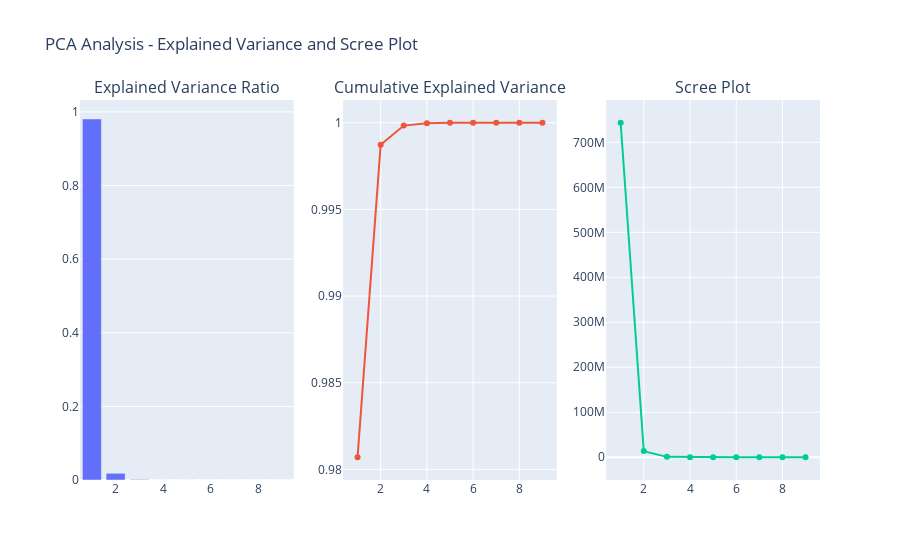

Source (notebook cell):
### Code cell
import pandas as pd
import plotly.express as px
from sklearn.decomposition import PCA
import plotly.graph_objects as go
from plotly.subplots import make_subplots
from scipy.stats import skew

# Assuming 'df' is your DataFrame with numerical columns
# Fill NaN values with the mean of each column
df_filled = df.fillna(df.mean())

# Standardize the data
pca_scaler = PCA()
df_standardized = pca_scaler.fit_transform(df_filled)

# Get the explained variance ratio
explained_variance_ratio = pca_scaler.explained_variance_ratio_

# Cumulative explained variance
cumulative_explained_variance = explained_variance_ratio.cumsum()

# Eigenvalues and eigenvectors
eigenvalues = pca_scaler.explained_variance_

# Calculate skewness for each principal component
skewness_values = [skew(df_standardized[:, i]) for i in range(df_standardized.shape[1])]

# Get the number of components
num_components = len(explained_variance_ratio)

# Create a DataFrame for the statistical results
statistical_results = pd.DataFrame({
    'Principal Component': range(1, num_components + 1),
    'Explained Variance Ratio': explained_variance_ratio,
    'Cumulative Explained Variance': cumulative_explained_variance,
    'Eigenvalue': eigenvalues,
    'Skewness': skewness_values
})

# Print statistical results
print("PCA Analysis Results:")
print(statistical_results)

# Plot the explained variance ratio, cumulative explained variance, and scree plot
fig = make_subplots(rows=1, cols=3, subplot_titles=("Explained Variance Ratio", "Cumulative Explained Variance", "Scree Plot"))

# Explained Variance Ratio
fig.add_trace(go.Bar(x=list(range(1, num_components + 1)), y=explained_variance_ratio, name='Explained Variance Ratio'), row=1, col=1)

# Cumulative Explained Variance
fig.add_trace(go.Scatter(x=list(range(1, num_components + 1)), y=cumulative_explained_variance, mode='lines+markers', name='Cumulative Explained Variance'), row=1, col=2)

# Scree Plot
fig.add_trace(go.Scatter(x=list(range(1, num_components + 1)), y=eigenvalues, mode='lines+markers', name='Eigenvalues'), row=1, col=3)

fig.update_layout(title_text="PCA Analysis - Explained Variance and Scree Plot", showlegend=False)

# Show the plots
fig.show()

### Figure 1 — Plotly figure (JSON) as saved in the notebook; plotly's stock layout.template omitted (floating-point values rounded to 4 significant figures)
{"data": [{"name": "Explained Variance Ratio", "type": "bar", "x": [1, 2, 3, 4, 5, 6, 7, 8, 9], "xaxis": "x", "y": [0.9807, 0.01803, 0.00111, 0.000134, 2.938e-05, 1.436e-07, 5.63e-08, 2.736e-08, 8.543e-09], "yaxis": "y"}, {"mode": "lines+markers", "name": "Cumulative Explained Variance", "type": "scatter", "x": [1, 2, 3, 4, 5, 6, 7, 8, 9], "xaxis": "x2", "y": [0.9807, 0.9987, 0.9998, 1.0, 1.0, 1.0, 1.0, 1.0, 1.0], "yaxis": "y2"}, {"mode": "lines+markers", "name": "Eigenvalues", "type": "scatter", "x": [1, 2, 3, 4, 5, 6, 7, 8, 9], "xaxis": "x3", "y": [743500000.0, 13670000.0, 841700.0, 101600.0, 22280.0, 108.9, 42.68, 20.74, 6.477], "yaxis": "y3"}], "layout": {"annotations": [{"font": {"size": 16}, "showarrow": false, "text": "Explained Variance Ratio", "x": 0.1444, "xanchor": "center", "xref": "paper", "y": 1, "yanchor": "bottom", "yref": "paper"}, {"font": {"size": 16}, "showarrow": false, "text": "Cumulative Explained Variance", "x": 0.5, "xanchor": "center", "xref": "paper", "y": 1, "yanchor": "bottom", "yref": "paper"}, {"font": {"size": 16}, "showarrow": false, "text": "Scree Plot", "x": 0.8556, "xanchor": "center", "xref": "paper", "y": 1, "yanchor": "bottom", "yref": "paper"}], "showlegend": false, "title": {"text": "PCA Analysis - Explained Variance and Scree Plot"}, "xaxis": {"anchor": "y", "domain": [0, 0.2889]}, "xaxis2": {"anchor": "y2", "domain": [0.3556, 0.6444]}, "xaxis3": {"anchor": "y3", "domain": [0.7111, 1]}, "yaxis": {"anchor": "x", "domain": [0, 1]}, "yaxis2": {"anchor": "x2", "domain": [0, 1]}, "yaxis3": {"anchor": "x3", "domain": [0, 1]}}}
